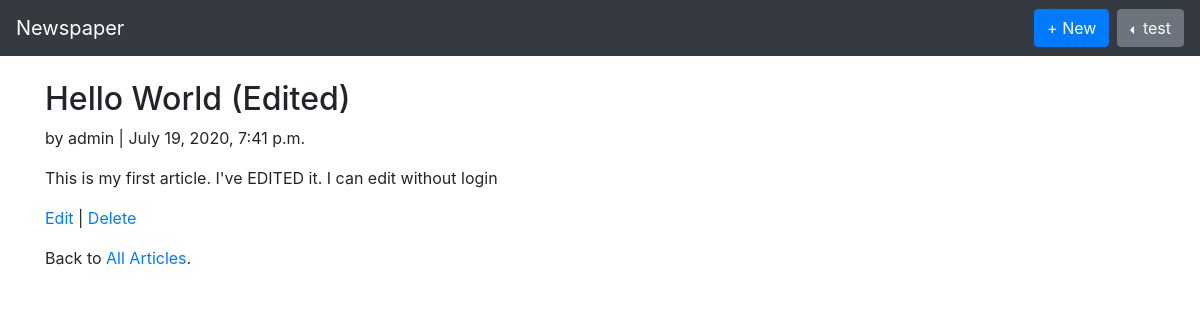
Screenshot of /articles/1/ (signed in) with the database file from the repository.
### users/models.py (models this page shows)
class CustomUser(AbstractUser):
    age = models.PositiveIntegerField(null=True, blank=True)

### articles/models.py (models this page shows, shortened)
class Article(models.Model):
    title = models.CharField(max_length=255)
    body = models.TextField()
    date = models.DateTimeField(auto_now_add=True)
    author = models.ForeignKey(
        get_user_model(),
        on_delete=models.CASCADE,
    )

### articles/views.py (the view)
# urls.py: path('<int:pk>/', ArticleDetailView.as_view(), name='article_detail'),
class ArticleDetailView(LoginRequiredMixin, DetailView):
    model = Article
    template_name = 'article_detail.html'
    login_url = 'login'

### templates/article_detail.html
{% extends 'base.html' %}
{% block content %}
    <div class="article-entry">
        <h2>{{ object.title }}</h2>
        <p>by {{ object.author }} | {{ object.date }}</p>
        <p>{{ object.body }}</p>
    </div>
    <p><a href="{% url 'article_edit' pk=article.pk %}">Edit</a> |
    <a href="{% url 'article_delete' pk=article.pk %}">Delete</a> </p>
    <p>Back to <a href="{% url 'article_list' %}">All Articles</a>.</p>
{% endblock content %}

### templates/navbar.html (shortened to what this page needs)
<nav class="navbar navbar-expand-md navbar-dark bg-dark mb-4">
    <a href="{% url 'home' %}" class="navbar-brand">Newspaper</a>
    <div class="collapse navbar-collapse" id="navbarCollapse">
        {% if user.is_authenticated %}
            <ul class="navbar-nav ml-auto">
                <li>
                    <a href="{% url 'article_new' %}" class="btn btn-primary mr-2">+ New</a>
                </li>
                <li>
                    <div class="btn-group dropleft">
                        <button class="btn btn-secondary dropdown-toggle" type="button" id="dropdownMenuButton" data-toggle="dropdown" aria-haspopup="true" aria-expanded="false">
                            {{ user.username }}
                        </button>
                      </div>
                </li>
            </ul>
        {% else %}
            <form action="" class="form-inline ml-auto">
                <a href="{% url 'login' %}" class="btn btn-outline-secondary">Log In</a>
                <a href="{% url 'signup' %}" class="btn btn-primary ml-2">Sign Up</a>
            </form>
        {% endif %}
    </div>
</nav>

### rows the page displays
CustomUser: username "test"
Article: title "Hello World (Edited)", author "admin", date "July 19, 2020, 7:41 p.m.", body "This is my first article. I've EDITED it. I can edit without login"
